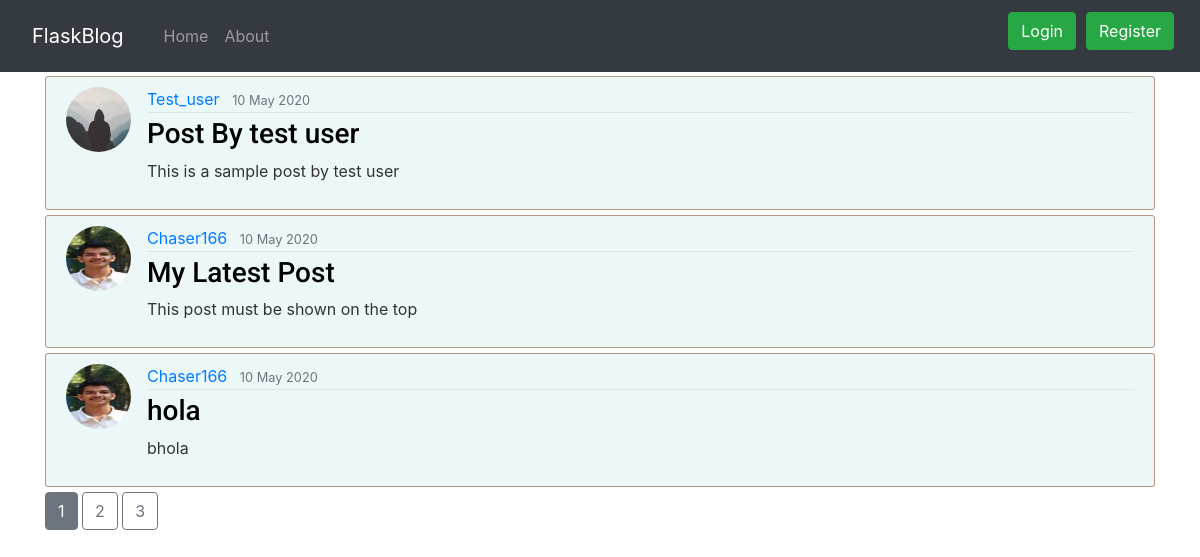
/home, run on an earlier commit of the app's database.
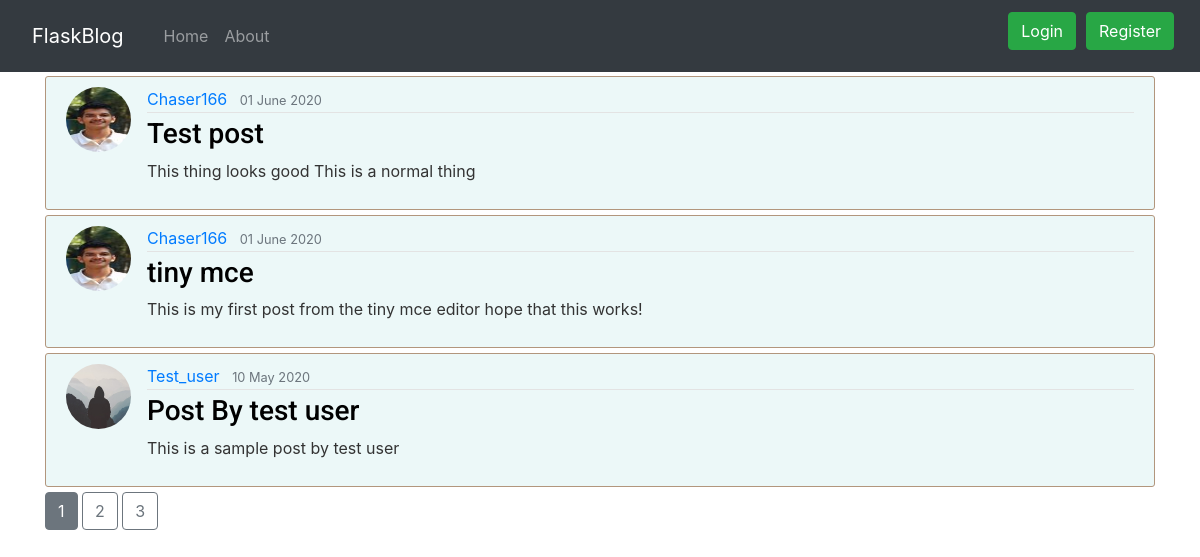
And on a later commit of the database.
### flaskblog/models.py (models this page shows, shortened)
class Post(db.Model):
    id = db.Column(db.Integer, primary_key=True)
    title = db.Column(db.String(50), nullable=False)
    date_posted = db.Column(db.DateTime, nullable=False,
                            default=datetime.utcnow)
    content = db.Column(db.Text, nullable=False)
    user_id = db.Column(db.Integer, db.ForeignKey('user.id'), nullable=False)

class User(db.Model, UserMixin):
    id = db.Column(db.Integer, primary_key=True)
    username = db.Column(db.String(20), unique=True, nullable=False)
    email = db.Column(db.String(50), unique=True, nullable=False)
    image_file = db.Column(db.String(20), nullable=True,
                           default='default.jpg')
    password = db.Column(db.String(60), nullable=False)
    posts = db.relationship('Post', backref='author', lazy=True)

### flaskblog/main/routes.py (the view)
@main.route('/')
@main.route('/home')
def home():
    page = request.args.get('page', 1, type=int)
    posts = Post.query.order_by(
        Post.date_posted.desc()).paginate(per_page=3, page=page)
    return render_template('home.html', posts=posts)

### flaskblog/templates/home.html
{% extends "layout.html" %}
{%block content%}
{% for post in posts.items %}
<article class="media content-section">
    <img class="rounded-circle article-img" src="{{ url_for('static',filename='images/'+post.author.image_file) }}">
    <div class="media-body">
        <div class="article-metadata">
            <a class="mr-2"
                href="{{ url_for('users.user_posts',username = post.author.username) }}">{{ post.author.username }}</a>
            <small class="text-muted">{{ post.date_posted.strftime('%d %B %Y') }}</small>
        </div>
        <h3><a class="article-title" href="{{ url_for('posts.post',post_id = post.id )}}">{{ post.title }}</a></h3>
        <p class=" article-content">{{ post.content|striptags }}</p>
    </div>
</article>
{% endfor %}
{% for page_num in posts.iter_pages(left_edge = 1,right_edge = 1,left_current = 1,right_current = 2) %}
{% if page_num %}
{% if page_num == posts.page %}
<a class="btn btn-secondary mb-4" href="{{ url_for('main.home',page = page_num) }}">{{page_num}}</a>
{% else %}
<a class="btn btn btn-outline-secondary mb-4" href="{{ url_for('main.home',page = page_num) }}">{{page_num}}</a>
{% endif %}
{% else %}
...
{% endif %}
{% endfor %}
{% endblock content%}

### flaskblog/templates/layout.html (shortened to what this page needs)
<!DOCTYPE html>
<html lang="en">
<head>
    <link rel="stylesheet" href="https://stackpath.bootstrapcdn.com/bootstrap/4.4.1/css/bootstrap.min.css"
>
    <link rel="stylesheet" type="text/css" href="{{ url_for('static',filename='main.css') }}">
</head>
<body>
    <nav class="navbar navbar-expand-lg navbar-dark bg-dark mb-1">
        <nav class="navbar navbar-light">
            <a class="navbar-brand" href="{{ url_for('main.home')}}">FlaskBlog</a>
        </nav>
        <div class="collapse navbar-collapse" id="navbarSupportedContent">
            <ul class="navbar-nav mr-auto">
                <li class="nav-item">
                    <a class="nav-link" href="{{ url_for('main.home')}}">Home</a>
                </li>
                <li class="nav-item">
                    <a class="nav-link" href="{{ url_for('main.about')}}">About</a>
                </li>
            </ul>
            <div class="right">
                <ul class="navbar-nav mr-auto">
                    {% if current_user.is_authenticated %}
                    <li class="nav-item" style="margin-right: 10px; margin-bottom:10px;">
                        <a class="btn btn-success" href="{{ url_for('posts.new_post')}}" role="button">New Post</a>
                    </li>
                    <li class="nav-item" style="margin-right: 10px; margin-bottom:10px;">
                        <a class="btn btn-success" href="{{ url_for('users.account')}}" role="button">Account</a>
                    </li>
                    <li class="nav-item" style="margin-right: 10px; margin-bottom:10px;">
                        <a class="btn btn-success" href="{{ url_for('users.logout')}}" role="button">Logout</a>
                    </li>
                    {% else %}
                    <li class="nav-item" style="margin-right: 10px; margin-bottom:10px;">
                        <a class="btn btn-success" href="{{ url_for('users.login')}}" role="button">Login</a>
                    </li>
                    <li class="nav-item" style="margin-right: 10px; margin-bottom:10px;">
                        <a class="btn btn-success" href="{{ url_for('users.register')}}" role="button">Register</a>
                    </li>
                    {% endif %}
                </ul>
            </div>
        </div>
    </nav>
    <div class="container">
        {% block content %} {% endblock %}
    </div>
</body>
</html>

### flaskblog/static/main.css (style rules this page uses)
body { background: rgb(255, 255, 255); color: #333333; }
h1, h2, h3, h4, h5, h6 { color: #444444; }
.content-section { background: #ECF8F8; padding: 10px 20px; border: 1px solid #B2967D; border-radius: 3px; margin-bottom: 5px; }
.article-title { color: #000000; font-family: 'Roboto', sans-serif; }
.article-content { white-space: pre-line; }
.article-img { height: 65px; width: 65px; margin-right: 16px; }
.article-metadata { padding-bottom: 1px; margin-bottom: 4px; border-bottom: 1px solid #e3e3e3; }

What changed in the data, as far as the page shows it:
removed Post: image_file (picture), author.username "Chaser166", date_posted "10 May 2020", title "My Latest Post", content "This post must be shown on the top"
removed Post: image_file (picture), author.username "Chaser166", date_posted "10 May 2020", title "hola", content "bhola"
added Post: image_file (picture), author.username "Chaser166", date_posted "01 June 2020", title "Test post", content "This thing looks good This is a normal thing"
added Post: image_file (picture), author.username "Chaser166", date_posted "01 June 2020", title "tiny mce", content "This is my first post from the tiny mce editor hope that this works!"
